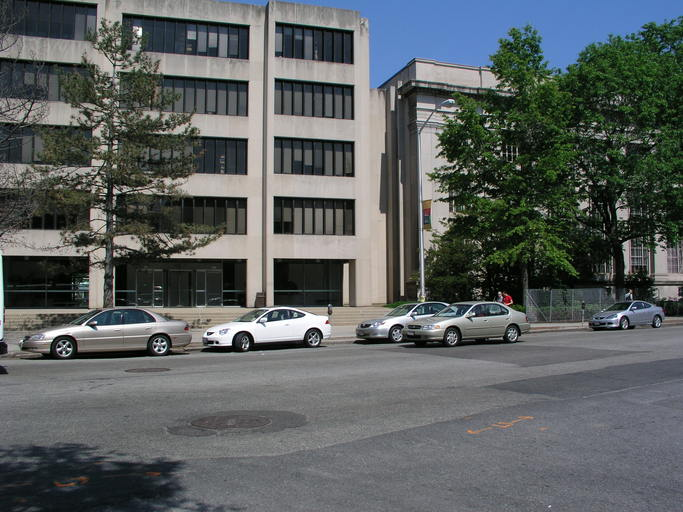
#> input picture backend/test1.png, 683 x 512 px
$ python returns.py
#> lines starting #> are read from the running program, lines starting #| are printed output that depends on the picture; after the words box and inside, x2 and y2 are one past the last pixel; in counts of white or black regions, pixels touching at a corner belong together; long printed decimals are rounded
### backend/overlay.py
import cv2
import numpy as np
import math
import os

def overlay(preprocess = "test1.png", overlay = "imgOverlay.jpg", bitmap = "bitmap.jpg"):


    img = cv2.imread(preprocess)
    overlay = cv2.imread(overlay)
    bitmap = cv2.imread(bitmap)


    noOfHzTile = math.ceil(img.shape[1]/overlay.shape[1])
    noOfVrTile = math.ceil(img.shape[0]/overlay.shape[0])

    # print(overlay.shape)
    # print(img.shape)
    # print(bitmap.shape)

    tiledOverlay = np.tile(overlay,(noOfVrTile, noOfHzTile, 1))

    for x in range( (bitmap.shape[0]) ):
        for y in range( (bitmap.shape[1]) ):
            if bitmap[x,y,0] == 8:
                for i in range(3):
                    img[x,y,i] = tiledOverlay[x,y,i]
            else:
                continue

    #img = cv2.resize(img, (img.shape[1]//4, img.shape[0]//4))
    cv2.imshow('test', img)
    cv2.waitKey(0)
    cv2.destroyAllWindows()

    #cv2.imwrite(os.path.join(os.getcwd(), "final.png"), img)

# [2 lines that do not run on import are left out]

### backend/area.py
import cv2
import numpy as np
import math

#input == bitmap, depth in meters
def areas(img,depth):

    def hw(img):
        maxw = 0
        for x in range((img.shape[0])):
            for y in range((img.shape[1])):
                if img[x,y, 0] == 8:
                    start = y
                    break
            for y in range(img.shape[1]-1,start,-1):
                if img[x, y, 0] == 8:
                    stop = y
                    break
            if abs(start-stop)>maxw:
                maxw = abs(start-stop)

        maxh = 0
        for y in range((img.shape[1])):
            for x in range((img.shape[0])):
                if img[x,y, 0] == 8:
                    start = x
                    break
            for x in range(img.shape[0]-1,start,-1):
                if img[x, y, 0] == 8:
                    stop = x
                    break
            if abs(start-stop)>maxh:
                maxh = abs(start-stop)

        return (maxw,maxh)

    areaPixel = np.count_nonzero(img == 8)
    maxw, maxh = hw(img)

    actlSize = ( (0.28 * maxh) / depth) # focal length, cm
    multiplier = actlSize/maxh

    area = areaPixel*(multiplier**2)
    maxwActl = maxw*multiplier
    print(depth)
    print("maxw", maxw)
    print("maxh", actlSize)
    print(multiplier, "multiplier")

    return(area, maxwActl, actlSize)

# [7 lines that do not run on import are left out]

### backend/conversion.py
import math
def conversion(loc1, loc2, length, height):

    angle = math.degrees(math.atan2(loc1[0]-loc2[0], loc1[1]-loc2[1]))

    '''Temperature Calculations'''
    avgTemp = 27 # Correlating indoor and outdoor temperature and humidity in a sample of buildings in tropical climates
    orientationMultiplier = 1.01 # Effect Of Orientation On Indoor Temperature Case Study: Yekape Penjaringansari Housing in Surabaya

    angle = angle-180 if (angle>180) else angle # normalise to 180
    BaseTemp = avgTemp + abs(math.cos(angle)) * orientationMultiplier # to incl: UHI impacts
    NewTemp = BaseTemp - 2 # Thermal evaluation of vertical greenery systems for building walls


    '''Energy Calculations'''
    airHeatCapacity = 1012 # j/(kg K)
    airDensity = 1.225 # kg/m^3
    roomVol = length**2 * height
    btuConversion = 1/1055
    energyEfficentRatio = 10 # BTU removed per hour/watt drawn


    BTU = 2 * airDensity * roomVol * airHeatCapacity * btuConversion # Q = (Change in temp) * (Mass) * (Heat capacity)
    wattHour = BTU/energyEfficentRatio
    dayEnergy = wattHour*24
    monthEnergy = dayEnergy*30

    return (BaseTemp, NewTemp, monthEnergy)

# [7 lines that do not run on import are left out]

### backend/returns.py
from conversion import conversion
from area import areas
from overlay import overlay
import cv2
import math

def returns(loc1 = (1.3539504607263098, 103.68779725423865),loc2 =(1.353934978563778, 103.68775499966486),
            imgPath = "test1.png", bitmapPath = "bitmap.jpg"):

    overlay(imgPath, "imgOverlay.jpg", bitmapPath)
#> in overlay, img is the input picture: shape (512, 683, 3); mean B, G, R 95.7, 95.8, 90.7
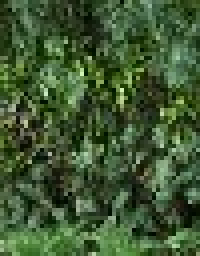
#> input picture backend/imgOverlay.jpg, 50 x 64 px (shown 4 times larger)
#> in overlay, overlay is the input picture: shape (64, 50, 3); mean B, G, R 51, 88.4, 63.7
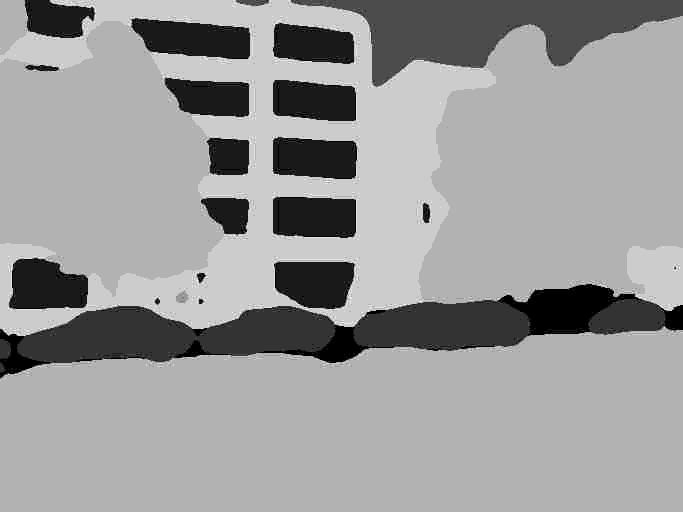
#> input picture backend/bitmap.jpg, 683 x 512 px
#> in overlay, bitmap is the input picture: shape (512, 683, 3); min 0, max 10, mean 6.05
#> in overlay, `tiledOverlay = np.tile(overlay,(noOfVrTile, noOfHzTile, 1))`:
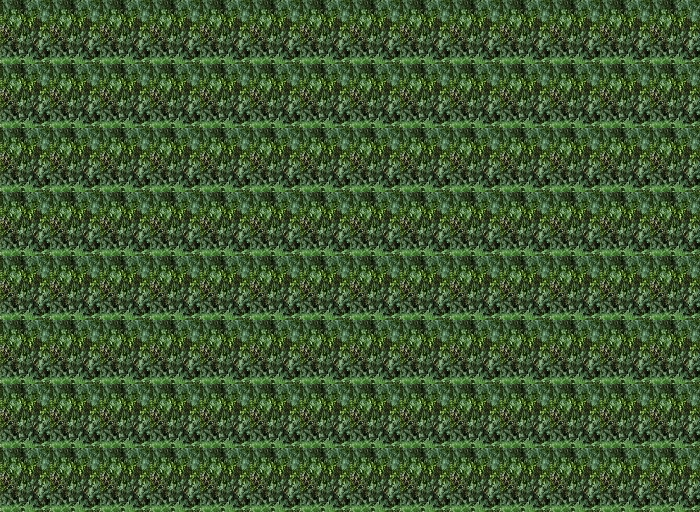
#> tiledOverlay: shape (512, 700, 3); mean B, G, R 51, 88.4, 63.7
#> after the loop in overlay, `for x in range( (bitmap.shape[0]) ):`:
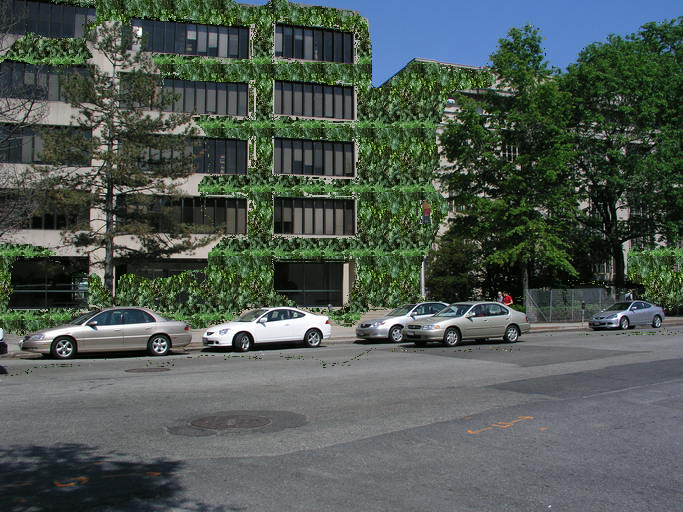
#> img: shape (512, 683, 3); 16.95% of pixels changed, all inside (x1, y1, x2, y2) = (0, 0, 683, 381)

    bitmapImg = cv2.imread(bitmapPath)
    area, maxwActl, heightActl = areas(bitmapImg, 111111*math.dist(loc1,loc2)) # approx estimation as lat and lng are near the equator for 111,111
#> in areas, `areaPixel = np.count_nonzero(img == 8)`: areaPixel = 177861
#> in areas, `maxw, maxh = hw(img)`: maxw = 682; maxh = 366
#> in areas, `actlSize = ( (0.28 * maxh) / depth)`: actlSize = 20.5
#> in areas, `multiplier = actlSize/maxh`: multiplier = 0.056
#> in areas, `area = areaPixel*(multiplier**2)`: area = 557.7
#> in areas, `maxwActl = maxw*multiplier`: maxwActl = 38.19
#| maxw 682
#| maxh 20.495
#| 0.056 multiplier
#> area = 557.7; maxwActl = 38.19; heightActl = 20.5
    BaseTemp, NewTemp, monthEnergy = conversion(loc1, loc2, maxwActl, heightActl)
#> in conversion, `roomVol = length**2 * height`: roomVol = 29892.9
#> in conversion, `BTU = 2 * airDensity * roomVol * airHeatCapacity * btuConversion`: BTU = 70252.6
#> in conversion, `wattHour = BTU/energyEfficentRatio`: wattHour = 7025.3
#> in conversion, `dayEnergy = wattHour*24`: dayEnergy = 168606.2
#> in conversion, `monthEnergy = dayEnergy*30`: monthEnergy = 5058185.7
#> BaseTemp = 27.3; NewTemp = 25.3; monthEnergy = 5058185.7

    return BaseTemp, NewTemp, area, monthEnergy

if __name__== "__main__":
    BaseTemp, NewTemp, area, monthEnergy = returns()
#> BaseTemp = 27.3; NewTemp = 25.3; area = 557.7; monthEnergy = 5058185.7
    print("Base Temp =", BaseTemp)
#| Base Temp = 27.296
    print("New Temp =", NewTemp)
#| New Temp = 25.296
    print("Area Calculate =", area)
#| Area Calculate = 557.733
    print("Energy Used in a Month =", monthEnergy)
#| Energy Used in a Month = 5058185.698
